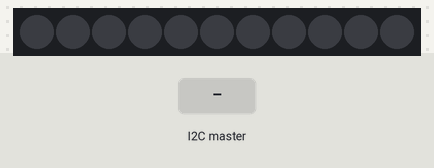
The sketch below on a simulated Arduino Uno, built with avr-gcc and run on an emulated ATmega328P. On the bench: 11 RGB LEDs in strip order, left to right. Inputs (shaded band) come from the test bench.

Above: at 1.2 s.
1.3 s: the I2C master sends the byte 1
At 2.5 s:
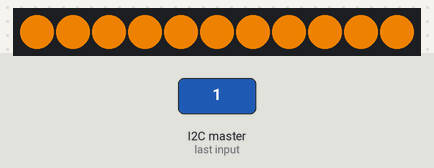
Timing chart, 0 to 4.3 s (numbered marks = the images above; inputs shaded):
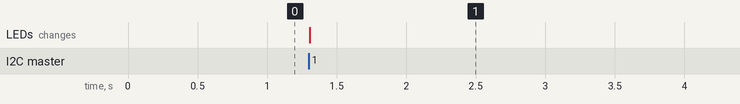

The sketch:

led_module.ino
```cpp
#include <MsTimer2.h>
#include <Wire.h>
#include <Adafruit_NeoPixel.h>
#ifdef __AVR__A
 #include <avr/power.h>
#endif

#define PIN       7
#define NUMPIXELS 11
#define DEVICEID  13

Adafruit_NeoPixel pixels = Adafruit_NeoPixel(NUMPIXELS, PIN, NEO_GRB + NEO_KHZ800);

void setup() {
  pinMode(PIN, OUTPUT);
  pixels.begin();

  Wire.begin(DEVICEID);         // join i2c bus with address #8
  Wire.onRequest(requestEvent); // register event
  Wire.onReceive(receiveEvent);
}

void loop() {

}

// function that executes whenever data is requested by master
// this function is registered as an event, see setup()
void requestEvent() {
  int d = analogRead(0);
  Wire.write(0); // respond with message of 6 bytes
  // as expected by master
}

void receiveEvent(int d) {
  while(Wire.available() > 0) {
    byte x = Wire.read();
    Serial.println(x);
    if(x == 1) {
      for(int i=0; i<NUMPIXELS; i++){
        pixels.setPixelColor(i, pixels.Color(255,140,0));
        pixels.setBrightness(200);
        pixels.show();
        MsTimer2::stop();
        MsTimer2::set(10000, clearLED);
        MsTimer2::start();
      }
    } else {
      MsTimer2::set(10000, clearLED);
      MsTimer2::start();
    }
  }
}

void clearLED() {
  pixels.clear();
  pixels.show();
  MsTimer2::stop();
}
```

Measured:
- after the input at 1.3 s, the LEDs: change at once (image 1)
